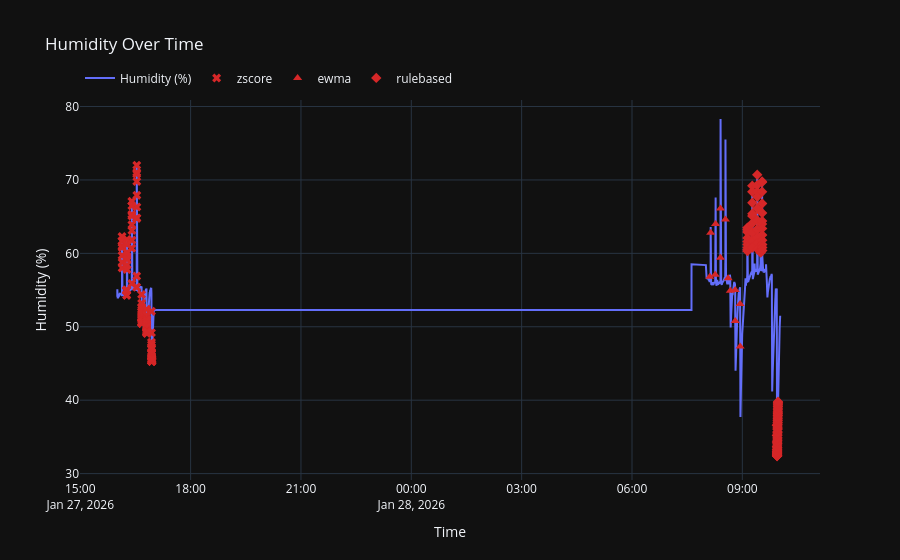

Write notebook code for a chart like this one.
### Code cell
# Plot humidity over time
fig = go.Figure()
fig.add_trace(
    go.Scatter(x=df["ts"], y=df["hum"], name="Humidity (%)")
)

detectors = {
    "zscore": {"hum": "hum_zscore_anomaly"},
    "ewma": {"hum": "hum_ewma_anomaly"},
    "rulebased": {"hum": "hum_rulebased_anomaly"},
}
symbol_map = {"zscore": "x", "ewma": "triangle-up", "rulebased": "diamond"}
metric_colors = {"hum": "#d62728"}
legend_shown = set()

for detector, cols in detectors.items():
    for metric, col in cols.items():
        mask = df[col]
        if mask.any():
            fig.add_trace(
                go.Scatter(
                    x=df.loc[mask, "ts"],
                    y=df.loc[mask, metric],
                    mode="markers",
                    name=detector,
                    legendgroup=detector,
                    showlegend=detector not in legend_shown,
                    marker={
                        "symbol": symbol_map[detector],
                        "size": 8,
                        "color": metric_colors[metric],
                    },
                )
            )
            legend_shown.add(detector)

fig.update_layout(
    title="Humidity Over Time",
    xaxis={"title": "Time"},
    yaxis={"title": "Humidity (%)"},
    legend={"orientation": "h", "yanchor": "bottom", "y": 1.02, "x": 0},
)
fig.show()
